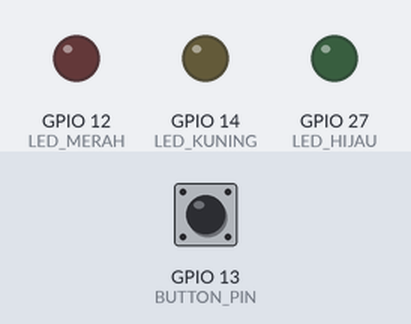
Simulated run of this program. Board: ESP32. On the bench: output pins drawn as LEDs (lit = HIGH). The inputs (shaded band) are chosen by the test bench; at power-on: GPIO 13 (BUTTON_PIN) LOW.

Above: at 1.2 s.
1.3 s: GPIO 13 (BUTTON_PIN) pulled HIGH for 0.15 s
At 1.37 s:
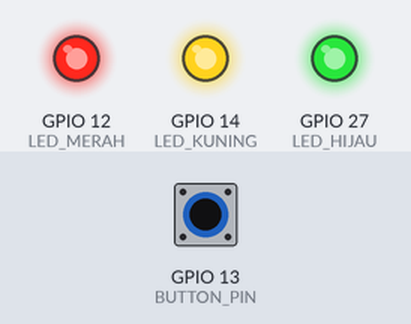
2.9 s: GPIO 13 (BUTTON_PIN) pulled HIGH for 3.2 s
At 6.7 s:
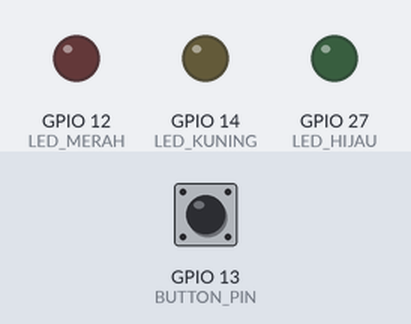
Timing chart, 0 to 8.2 s (numbered marks = the images above; inputs shaded):
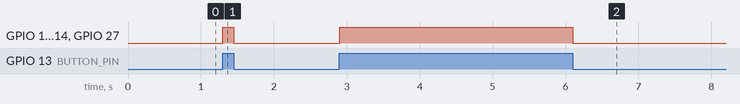

Measured:
- after the input at 1.3 s, GPIO 12 (LED_MERAH), GPIO 14 (LED_KUNING), GPIO 27 (LED_HIJAU): LOW → HIGH at once, → LOW 0.15 s later
- after the input at 2.9 s, GPIO 12 (LED_MERAH), GPIO 14 (LED_KUNING), GPIO 27 (LED_HIJAU): LOW → HIGH at once, → LOW 3.2 s later

The program:

main.cpp
```cpp
#include <Arduino.h>

#define BUTTON_PIN 13
#define LED_MERAH  12
#define LED_KUNING 14
#define LED_HIJAU  27

void setup() {
  pinMode(LED_MERAH, OUTPUT);
  pinMode(LED_KUNING, OUTPUT);
  pinMode(LED_HIJAU, OUTPUT);

  // Menggunakan internal PULLDOWN agar default bernilai LOW (0V)
  pinMode(BUTTON_PIN, INPUT_PULLDOWN);
}

void loop() {
  int buttonState = digitalRead(BUTTON_PIN);

  if (buttonState == HIGH) {
    digitalWrite(LED_MERAH, HIGH);
    digitalWrite(LED_KUNING, HIGH);
    digitalWrite(LED_HIJAU, HIGH);
  } else {
    digitalWrite(LED_MERAH, LOW);
    digitalWrite(LED_KUNING, LOW);
    digitalWrite(LED_HIJAU, LOW);
  }
}
```
